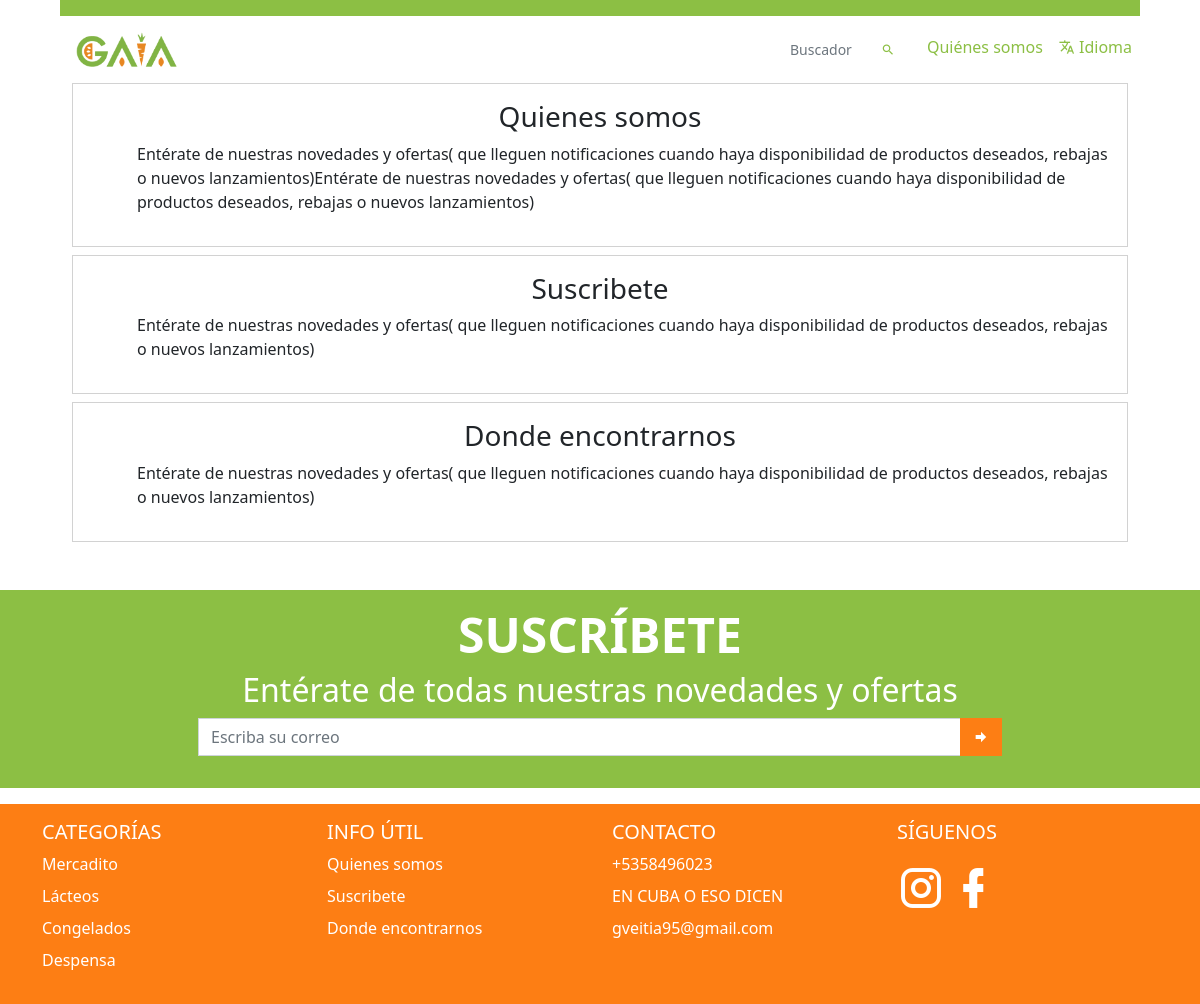
The app's page /info/ with its own data.
### app_main/models.py (models this page shows, shortened)
class GeneralData(models.Model):
    logo = models.ImageField(upload_to='datos_generales/logo', verbose_name='Logo')
    img_principal = models.ImageField(upload_to='datos_generales/img_principal', verbose_name='Imagen Principal')
    enterprise_name = models.CharField(max_length=100, verbose_name='Nombre de la empresa')
    enterprise_address = models.CharField(max_length=100, verbose_name='Dirección de la empresa', null=True, blank=True)
    email = models.EmailField('Correo', unique=True,
                              error_messages={'unique': 'Este correo ya existe'})
    phone_number = models.CharField(validators=[phone_regex], max_length=17, unique=True, error_messages={
        'unique': 'Ya este teléfono está registrado'
    }, verbose_name='Celular', null=True, blank=True)
    facebook = models.URLField(verbose_name='Link de Facebook', null=True, blank=True)
    instagram = models.URLField(verbose_name='Link de Instagram', null=True, blank=True)
    def logo_tag(self):
        if self.logo:
            return mark_safe(f'<img src="{self.logo.url}" class="agrandar" width="45" height="45" />')
        return mark_safe(f'<img src="{STATIC_URL}img/empty.png" class="agrandar" width="45" height="45" />')
    logo_tag.short_description = 'Logo'
    def logo_link(self):
        return mark_safe(f'<a href="{self.logo.url}"> {self.logo_tag()}</a>')
    logo_link.short_description = 'Logo'
    def img_principal_tag(self):
        if self.logo:
            return mark_safe(f'<img src="{self.img_principal.url}" class="agrandar" height="45" />')
        return mark_safe(f'<img src="{STATIC_URL}img/empty.png" class="agrandar" width="45" height="45" />')
    img_principal_tag.short_description = 'Img principal'
    def img_principal_link(self):
        return mark_safe(f'<a href="{self.img_principal.url}"> {self.img_principal_tag()}</a>')
    img_principal_link.short_description = 'Img principal'
    class Meta:
        verbose_name = 'Datos Generales'
        verbose_name_plural = verbose_name

class InfoUtil(models.Model):
    title = models.CharField('Título', max_length=100)
    text = RichTextField("Contenido")
    class Meta:
        verbose_name = 'Información útil'
        verbose_name_plural = 'Informaciones útiles'
    def text_tag(self):
        return mark_safe(self.text)
    text_tag.short_description = 'Texto'

class Category(models.Model):
    description = models.TextField(verbose_name='Descripción', null=True, blank=True)
    name = models.CharField(max_length=100, verbose_name='Nombre')
    image = models.ImageField(upload_to='product/img', verbose_name='Imagen Principal', null=True)
    class Meta:
        verbose_name = 'Categoría'
        verbose_name_plural = 'Categorías'
    def img_link(self):
        if self.image:
            return mark_safe(
                f'<a href="{self.image.url}"><img src="{self.image.url}" class="agrandar mb-2 mr-2" '
                f'width="40" height="40" /></a>')
        return mark_safe(
            f'<a href="{STATIC_URL}img/empty.png"><img src="{STATIC_URL}img/empty.png" class="agrandar mb-2 mr-2" '
            f'width="40" height="40" /></a>')
    img_link.short_description = 'Imagen'

### app_main/views.py (the view)
# urls.py: path('info/', InfoView.as_view(), name='info'),
class InfoView(generic.ListView, BaseView):
    template_name = 'info.html'
    model = InfoUtil
    def get_queryset(self):
        qs = super(InfoView, self).get_queryset()
        qs = qs.filter(title__icontains=self.request.GET.get('search', ''))
        return qs
    def get_context_data(self, *, object_list=None, **kwargs):
        context = super().get_context_data()
        context.update(self.get_my_context_data())
        context['title'] = 'Informaciones'
        return context

### app_cart/cart.py (called while the page is built)
    def all(self, ):
        return list(self.session[settings.CART_SESSION_ID].values())

### app_main/views.py (called while the page is built)
    def get_my_context_data(self, **kwargs):
        cart = Cart(self.request)
        print('products_in_cart', json.dumps(cart.all(), indent=3))
        print('products_in_cart', cart.all())
        c_x_p = len(cart.all())
        print(c_x_p)
        return {
            'icon': settings.BUSINESS_LOGO_PATH,
            'title': settings.BUSINESS_NAME,
            'logo': settings.BUSINESS_NAME_IMG_PATH,
            'banner': settings.BUSINESS_BANNER,
            'business': GeneralData.objects.first() if GeneralData.objects.exists() else {},
            'products_in_cart': cart.all(),
            'total_price': '',
            'infoUtil_list': InfoUtil.objects.all(),
            'all_categories': Category.objects.all(),
            'host': 'http://' + self.request.get_host() + '/'
        }

### app_main/templates/info.html (shortened to what this page needs)
{% extends 'startpage.html' %}
{% load static %}
{% block navbar %}
    <nav class="navbar bg-semi-success"></nav>
    <nav class="navbar bg-white navbar-expand-sm">
        <ul class="navbar-nav">
            <li class="nav-item">
                <div class="nav-link">
                    <a href="{% url 'index' %}"><img
                            src="{% if business.img_principal %} {{ business.img_principal.url }} {% else %} {% static logo %} {% endif %}"
                            class="ps-2" alt="gaia" height="35"></a>
                </div>
            </li>
        </ul>
        <ul class="navbar-nav ms-auto ">
            <li class="nav-item">
                <div class="nav-link">
                    <form action="{% url 'info' %}">
                        <div class="input-group input-group-sm pe-2">
                            <input type="search" class="form-control text-end border-0 ps-0 rounded-0"
                                   placeholder="Buscador"
                                   aria-label="Example text with button addon"
                                   aria-describedby="button-addon1" name="search">
                            <button class="btn border-0" type="submit" id="button-addon1"><i
                                    class="mdi mdi-magnify text-semi-success"></i></button>
                        </div>
                    </form>
                </div>
            </li>
            <li class="nav-item">
                <a class="nav-link text-semi-success pe-2 text-end {% if active == 'project' %} active {% endif %}"
                   href="{% url 'info' %}">Quiénes somos</a>
            </li>
            <li class="nav-item">
                <a class="nav-link text-semi-success pe-2 text-end {% if active == 'project' %} active {% endif %}"
                   href="#"><i class="mdi mdi-translate"></i> Idioma</a>
            </li>
        </ul>
    </nav>
{% endblock %}
{% block content %}
    <div class=" mx-auto">
        {% for object in object_list %}
            <div class="info card mb-2 rounded-0" id="{{ object.id }}">
                <div class="card-body">
                    <h3 class="text-center card-title">{{ object.title }}</h3>
                    {{ object.text_tag }}
                </div>
            </div>
        {% endfor %}
    </div>
{% endblock %}

### templates/footer.html (shortened to what this page needs)
{% load static %}
<footer class="bd-footer mt-5 bg-semi-success">
    <div class="mx-auto py-3 w-75 px-md-5 px-0">
        <h1 class="text-center text-white text-uppercase display-5 fw-bold user-select-none">suscríbete</h1>
        <h2 class="text-white text-center ">Entérate de todas nuestras novedades y ofertas</h2>
        <form action="" method="post" id="suscriptor-form">
            <div class="input-group mb-3">
                <input type="email" name="email" class="form-control rounded-0" placeholder="Escriba su correo"
                       aria-label="Recipient's username" required aria-describedby="button-addon2"
                       id="suscriptor-email">
                <button class="btn bg-orange rounded-0" type="submit" id="button-addon2"><i
                        class="mdi mdi-arrow-right-bold"></i>
                </button>
            </div>
        </form>
    </div>
</footer>
<footer class="bd-footer mt-3 bg-orange">
    <div class="container pt-3">
        <div class="row">
            <div class="col-6 col-md-3  mb-3">
                <h5>CATEGORÍAS</h5>
                <ul class="list-unstyled">
                    {% for category in all_categories %}
                        <li class="mb-2"><a href="#" class="text-decoration-none text-white">{{ category.name }}</a>
                        </li>
                    {% endfor %}
                </ul>
            </div>
            <div class="col-6 col-md-3  mb-3">
                <h5>INFO ÚTIL</h5>
                <ul class="list-unstyled">
                    {% for info in infoUtil_list %}
                        <li class="mb-2"><a href="{% url 'info' %}#{{ info.id }}" class="text-decoration-none text-white">{{ info.title }}</a></li>
                    {% endfor %}
                </ul>
            </div>
            <div class="col-6 col-md-3  mb-3">
                <h5>CONTACTO</h5>
                <ul class="list-unstyled">
                    <li class="mb-2"><a href="#" class="text-decoration-none text-white">{{ business.phone_number }}</a>
                    </li>
                    <li class="mb-2"><a href="#"
                                        class="text-decoration-none text-white">{{ business.enterprise_address }}</a>
                    </li>
                    <li class="mb-2"><a href="#" class="text-decoration-none text-white">{{ business.email }}</a></li>
                </ul>
            </div>
            <div class="col-6 col-md-3  mb-3">
                <h5>SÍGUENOS</h5>
                <div>
                    <a href="{{ business.instagram }}"><i class="mdi mdi-instagram mdi-48px text-white"></i></a>
                    <a href="{{ business.facebook }}"><i class="mdi mdi-facebook mdi-48px text-white"></i></a>
                </div>
            </div>
        </div>
    </div>
</footer>

### static/css/custom_styles.css (style rules this page uses)
.bg-semi-success { background-color: #8cbf44; }
.text-semi-success { color: #8cbf44; }
.bg-orange { background-color: #fd7e14 !important; border-color: #fd7e14; color: #fff }

### records on screen
GeneralData: img_principal (picture), phone_number "+5358496023", enterprise_address "EN CUBA O ESO DICEN", email "gveitia95@gmail.com"
InfoUtil: title "Quienes somos", text_tag "Entérate de nuestras novedades y ofertas( que lleguen notificaciones cuando haya disponibilidad de productos deseados, rebajas o nuevos lanzamientos)Entérate de nuestras novedades y ofertas( que lleguen notificaciones cuando haya disponibilidad de productos deseados, rebajas o nuevos lanzamientos)"
InfoUtil: title "Suscribete", text_tag "Entérate de nuestras novedades y ofertas( que lleguen notificaciones cuando haya disponibilidad de productos deseados, rebajas o nuevos lanzamientos)"
InfoUtil: title "Donde encontrarnos", text_tag "Entérate de nuestras novedades y ofertas( que lleguen notificaciones cuando haya disponibilidad de productos deseados, rebajas o nuevos lanzamientos)"
Category: name "Mercadito"
Category: name "Lácteos"
Category: name "Congelados"
Category: name "Despensa"
